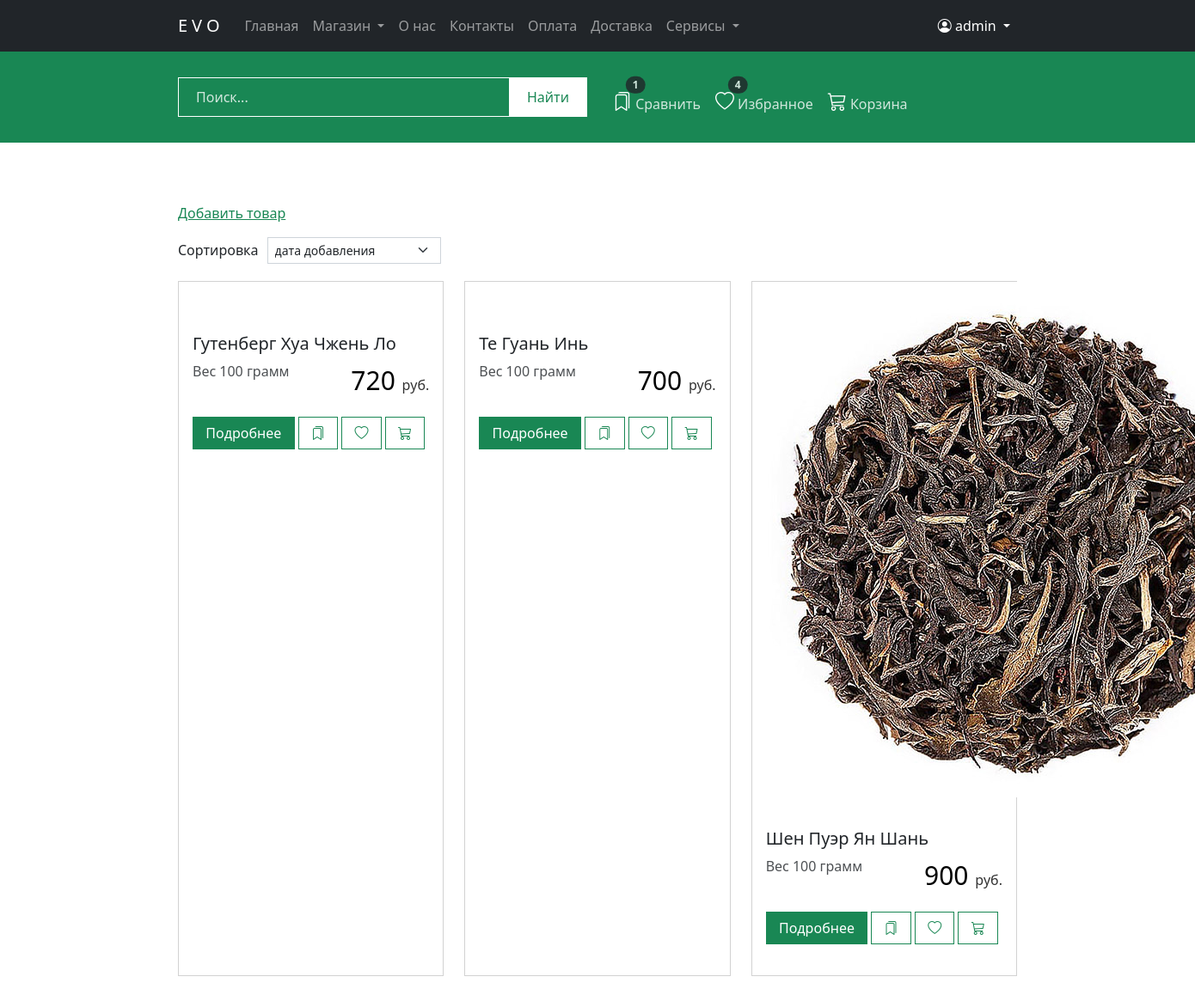
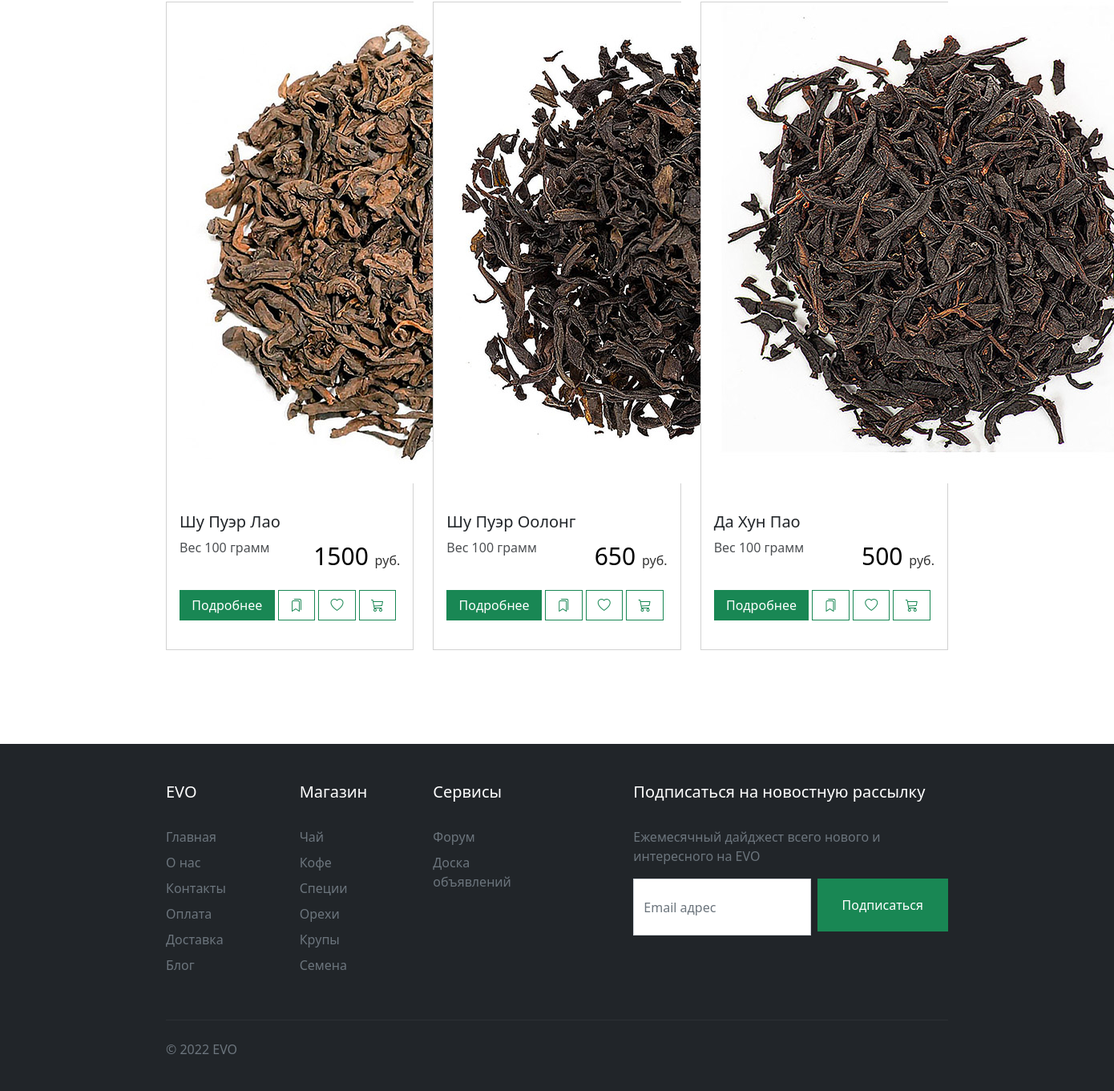
/catalog/tea/ (signed in), run on the app's committed database (2 pictures, top to bottom).
### apps/core/models.py (models this page shows, shortened)
class Product(models.Model):
    class Meta:
        verbose_name = 'Товар'
        verbose_name_plural = 'Товары'
        index_together = (('id', 'slug'),)
        ordering = ('-created',)
    category = models.ForeignKey(Category, on_delete=models.CASCADE, related_name='products', verbose_name='Категория')
    name = models.CharField(max_length=50, db_index=True, verbose_name='Название')
    slug = models.SlugField(max_length=200, db_index=True, verbose_name="URL")
    desc = models.TextField(verbose_name='Описание')
    country = models.CharField(max_length=50, blank=True, null=True, default=None, verbose_name='Страна')
    town = models.CharField(max_length=50, blank=True, null=True, default=None, verbose_name='Город')
    year = models.CharField(max_length=50, blank=True, null=True, default=None, verbose_name='Год')
    volume = models.IntegerField(verbose_name='Вес, грамм')
    price = models.DecimalField(max_digits=10, decimal_places=0, verbose_name='Цена, руб')
    stock = models.PositiveIntegerField(verbose_name='Остаток на складе, штук')
    tag = models.CharField(max_length=100, blank=True, null=True, default=None, verbose_name='Метки')
    talk_forum = models.URLField(blank=True, null=True, default=None, verbose_name='Ссылка на форум')
    is_active = models.BooleanField(default=True, verbose_name="Активация товара")
    image = models.ImageField(upload_to='product/', verbose_name='Изображение обложки')
    created = models.DateTimeField(auto_now_add=True, verbose_name='Дата создания')
    updated = models.DateTimeField(auto_now=True, verbose_name='Дата изменения')

### apps/core/views.py (the view)
# urls.py: path('catalog/<slug:slug>/', views.CatalogView.as_view(), name='catalog'),
class CatalogView(ListView):
    model = Product
    template_name = 'core/catalog.html'
    def get_queryset(self):
        slug = self.kwargs['slug']
        object_list = Category.objects.get(slug=slug)
        object_list = object_list.products.filter(is_active=True)
        return object_list

### apps/cart/cart.py (called while the page is built)
    def __len__(self):
        return sum(item['quantity'] for item in self.cart.values())

### apps/cart/context_processors.py (called while the page is built)
def cart(request):
    return {'cart': Cart(request)}

### apps/templates/core/catalog.html (shortened to what this page needs)
{% extends 'layouts/base.html' %}
{% load static %}
{% block content %}
    <section id="prod" class="paddingTopBottom">
        <div class="container">
            <div class="row">
                <div class="col-md-4">
                    {% if user.is_superuser or user.is_staff %}
                        <p><a href="{% url 'add_product' %}">Добавить товар</a></p>
                    {% endif %}
                    {% if object_list %}
                    <div class="sort"><span>Сортировка</span>
                        <select class="form-select form-select-sm" aria-label="Сортировать">
                            <option selected>дата добавления</option>
                        </select>
                    </div>
                    {% endif %}
                </div>
            </div>
            <div class="row row-cols-1 row-cols-md-3 g-4">
                {% if object_list %}
                    {% for product in object_list %}
                        <div class="col">
                            <div class="card h-100">
                                {% if product.image %}
                                    <div class="fotorama" data-width="100%">
                                        <img src="{{ product.image.url }}" alt="">
                                    </div>
                                {% else %}
                                    <img src="{% static 'img/noimg.jpg' %}" alt="No image">
                                {% endif %}
                                <div class="card-body">
                                    <h5 class="card-title"><a href="{% url 'product' product.slug %}"
                                                              class="link-dark">{{ product.name }}</a></h5>
                                    <div class="volume"><span class="text">Вес {{ product.volume }} грамм</span></div>
                                    <div class="price float-end">{{ product.price }} <span class="text">руб.</span></div>
                                    <div class="btn-group" role="group">
                                        <a type="button" class="btn btn-success" href="{% url 'product' product.slug %}">Подробнее</a>
                                        <a type="button" class="btn btn-outline-success"><i class="bi bi-bookmarks"></i></a>
                                        <a type="button" class="btn btn-outline-success"><i class="bi bi-heart"></i></a>
                                        <a type="button" class="btn btn-outline-success"><i class="bi bi-cart3"></i></a>
                                    </div>
                                </div>
                            </div>
                        </div>
                    {% endfor %}
                {% else %}
                    <p>Товаров нет</p>
                {% endif %}
            </div>
        </div>
    </section>
{% endblock %}

### apps/templates/includes/navigation.html (shortened to what this page needs)
<nav id="navbar" class="navbar navbar-expand-lg navbar-dark bg-dark">
    <div class="container">
        <a class="navbar-brand" href="{% url 'main' %}">EVO</a>
        <div class="collapse navbar-collapse" id="navbarNav">
            <ul class="navbar-nav me-auto mb-2 mb-lg-0">
                <li class="nav-item">
                    <a class="nav-link" href="{% url 'main' %}">Главная</a>
                </li>
                <li class="nav-item dropdown">
                    <a class="nav-link dropdown-toggle" href="" id="navbarDropdownMenuLink1"
                       role="button"
                       data-bs-toggle="dropdown" aria-expanded="false">
                        Магазин
                    </a>
                </li>
                <li class="nav-item">
                    <a href="{% url 'about' %}" class="nav-link">О нас</a>
                </li>
                <li class="nav-item">
                    <a href="{% url 'contacts' %}" class="nav-link">Контакты</a>
                </li>
                <li class="nav-item">
                    <a href="#" class="nav-link">Оплата</a>
                </li>
                <li class="nav-item">
                    <a href="#" class="nav-link">Доставка</a>
                </li>
                <li class="nav-item dropdown">
                    <a class="nav-link dropdown-toggle" href="" id="navbarDropdownMenuLinkService"
                       role="button"
                       data-bs-toggle="dropdown" aria-expanded="false">
                        Сервисы
                    </a>
                </li>
            </ul>
            <div class="navbar-nav text-lg-end">
                <li class="nav-item dropdown">
                    <a class="nav-link dropdown-toggle text-white" href="" id="navbarDropdownMenuLink2"
                       role="button"
                       data-bs-toggle="dropdown" aria-expanded="false">
                        {% if user.is_authenticated %}
                            <i class="bi bi-person-circle"></i> {{ user.username }}
                        {% else %}
                            <i class="bi bi-person-circle"></i> Личный кабинет
                        {% endif %}
                    </a>
                </li>
            </div>
        </div>
    </div>
</nav>

### apps/static/css/style.css (style rules this page uses)
:root { --color-accent: #198754; }
@media (min-width: 1000px) { .container { max-width: 1000px; } }
h1, .h2, .h3, .h4, .h5, .h6, h1, h2, h3, h4, h5, h6 { margin-bottom: 2rem; }
.text, #home-tab-pane { opacity: .8; }
a, .btn-link { color: var(--color-accent); }
*, .rounded-3 { -webkit-border-radius: 0 !important; -moz-border-radius: 0 !important; border-radius: 0 !important; }
.paddingTopBottom { padding-top: 5%; padding-bottom: 5%; }
#navbar { padding-top: 10px; padding-bottom: 10px; }
#navbar .navbar-brand { letter-spacing: 5px; }
#prod .card-body .btn-group { margin-top: 20px; width: 100%; margin-bottom: 20px; }
#prod .btn-group a { margin-right: 5px; }
#prod .card-body a { text-decoration: none; }
#prod .price { font-size: 30px; color: black; opacity: 1; }
#prod .price span { font-size: initial; }
#prod .btn-group { margin-bottom: 20px; }
#prod .volume { display: inline-block; }
#prod .fotorama { margin-bottom: 20px; }
#prod .sort { margin-bottom: 20px; }
#prod .sort span { float: left; margin: 3px 10px 0 0; }
#prod .sort select { display: inline-block; width: auto; }

### data on the page
Product: name "Гутенберг Хуа Чжень Ло", volume "100", price "720"
Product: name "Те Гуань Инь", volume "100", price "700"
Product: image (picture), name "Шен Пуэр Ян Шань", volume "100", price "900"
Product: image (picture), name "Шу Пуэр Лао", volume "100", price "1500"
Product: image (picture), name "Шу Пуэр Оолонг", volume "100", price "650"
Product: image (picture), name "Да Хун Пао", volume "100", price "500"

### other printed values
{{ user.username }} "admin"
